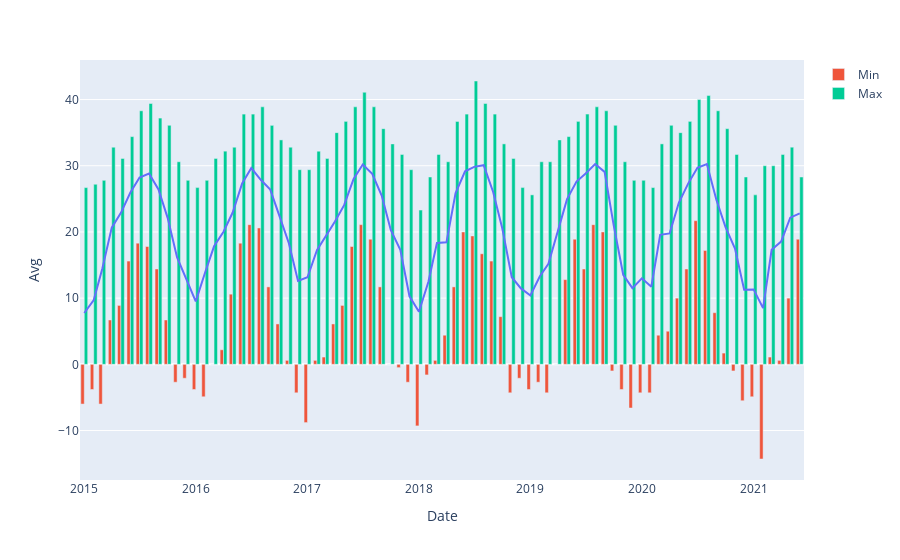

The notebook cell saved with this chart:
### Code cell
fig = px.line(temp_df, x="Date", y="Avg")
fig.add_bar(x=temp_df['Date'], y=temp_df['Min'],name='Min')
fig.add_bar(x=temp_df['Date'], y=temp_df['Max'],name='Max')
fig.show()
